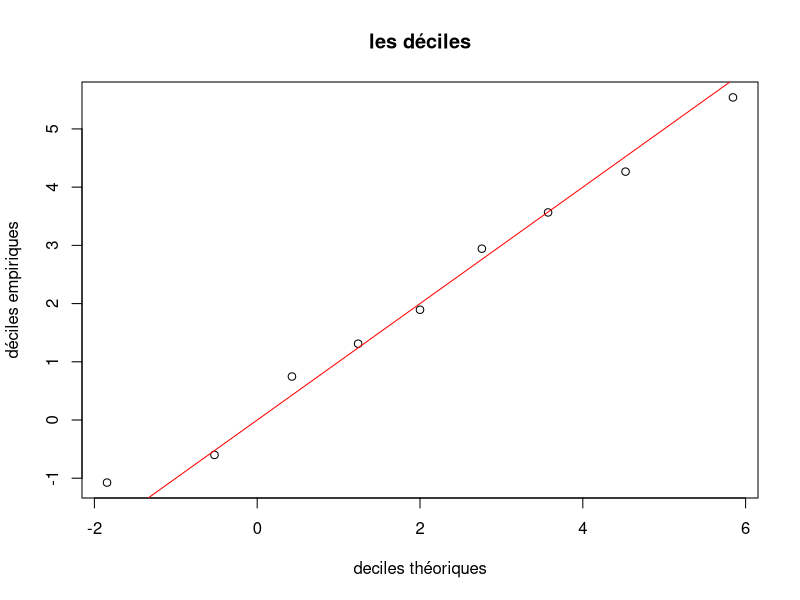
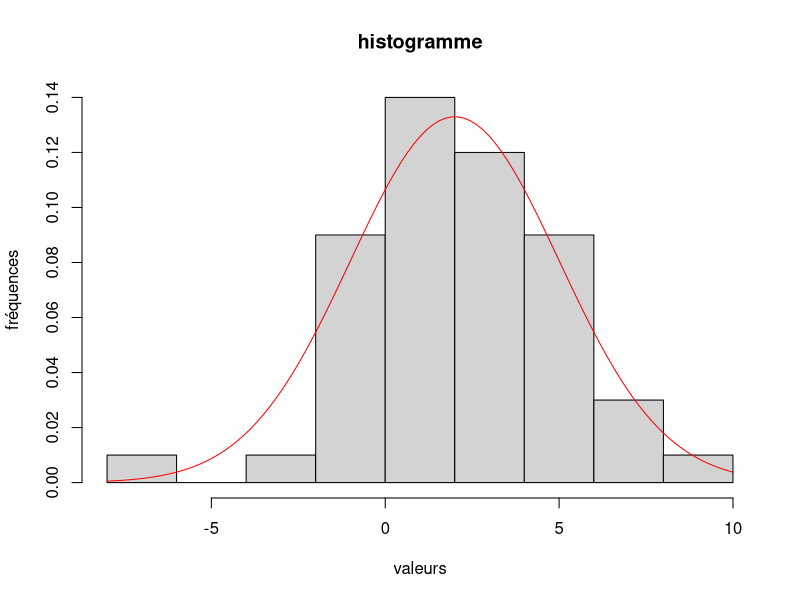
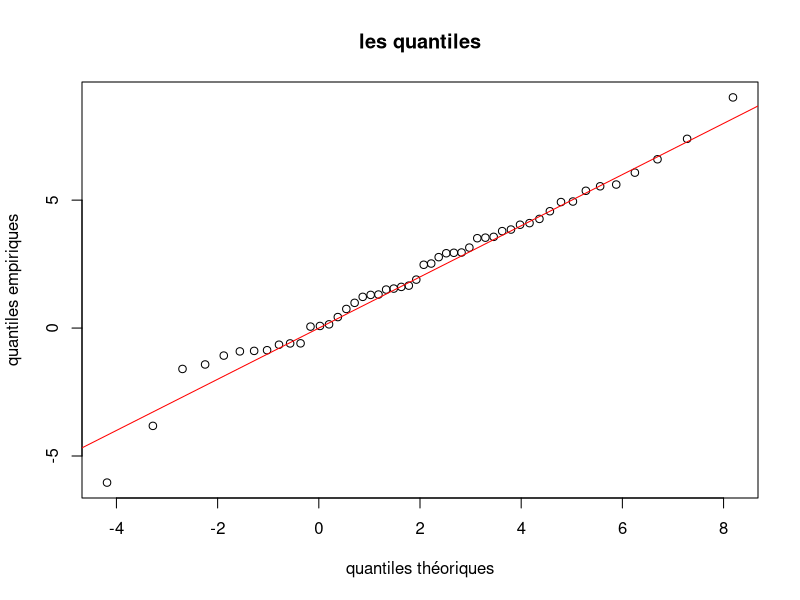

Here is the R script that generated these plots, in order: (Note: this script raises an error after producing the figures.)
# Dans cette partie X est une variable al ́eatoire de loi N (2, 4).

# Exercice 1 : quantiles empiriques ou th ́eoriques
# Le quantile empirique d’ordre α d’un  ́echantillon de n tirages ind ́ependants x1, x2, ..., xn de X est la
# valeur pour laquelle, la proportion des xi qui se trouvent inf ́erieurs ou  ́egaux `a cette valeur, vaut α. Le
# quantile th ́eorique d’ordre α appel ́e quantile (et calcul ́e par la fonction de quantile qnorm()) est la valeur
# telle que la probabilit ́e que X soit inf ́erieur ou  ́egal `a cette valeur, vaille α

# 1. Simuler un  ́echantillon de taille n = 50 de X et l’affecter `a x.

mu <- 2
sigma <- 3
n <- 50

x <- rnorm(n, mu, sigma)

# 2. Calculer les quantiles empiriques d’ordre 10%, 20%, ..., 90% de x (appel ́es aussi les d ́eciles empiriques
# car ils permettent de couper l’ ́echantillon en dix) `a l’aide de la fonction quantile() et en utilisant
# l’option type=1.

demp <- quantile(x, probs = seq(0.1, 0.9, 0.1), type = 1)

# 3. Calculer les quantiles th ́eoriques d’ordre 10%, 20%, ..., 90% de X `a l’aide de la fonction qnorm()

dtheo <- qnorm(seq(0.1, 0.9, 0.1), mu, sigma)

# 4. Faire un graphe des 9 points d’abscisses les d ́eciles et d’ordonn ́ees les d ́eciles empiriques. Ajouter
# la droite y = x. Commentaire

plot(dtheo, demp, main = "les déciles", xlab = "deciles théoriques", ylab = "déciles empiriques")
abline(0, 1, col = "red")

# 5. Faire un histogramme des observations tir ́ees et y superposer la densit ́e de la loi N (2, 4). Commen-
# taire.

hist(x, main = "histogramme", xlab = "valeurs", ylab = "fréquences", freq = FALSE)
curve(dnorm(x, mu, sigma), col = "red", add = TRUE)

# 6. Calculer les quantiles empiriques d’ordre 1/(n + 1), 2/(n + 1), ...., n/(n + 1) de x. Les comparer aux
# valeurs ordonn ́ees de l’ ́echantillon que l’on obtiendra avec la commande sort(x).

emp <- quantile(x, probs = seq(1 / (n + 1), n / (n + 1), 1 / (n + 1)), type = 1)
sort(x)

# 7. Calculer les quantiles th ́eoriques d’ordre 1/(n + 1), 2/(n + 1), ...., n/(n + 1) de X et tracer les points
# d’abscisses quantiles th ́eoriques et ordonn ́ees quantiles empiriques. Y ajouter la droite y = x.

theo <- qnorm(seq(1 / (n + 1), n / (n + 1), 1 / (n + 1)), mu, sigma)
plot(theo, emp, main = "les quantiles", xlab = "quantiles théoriques", ylab = "quantiles empiriques")
abline(0, 1, col = "red")
legend()